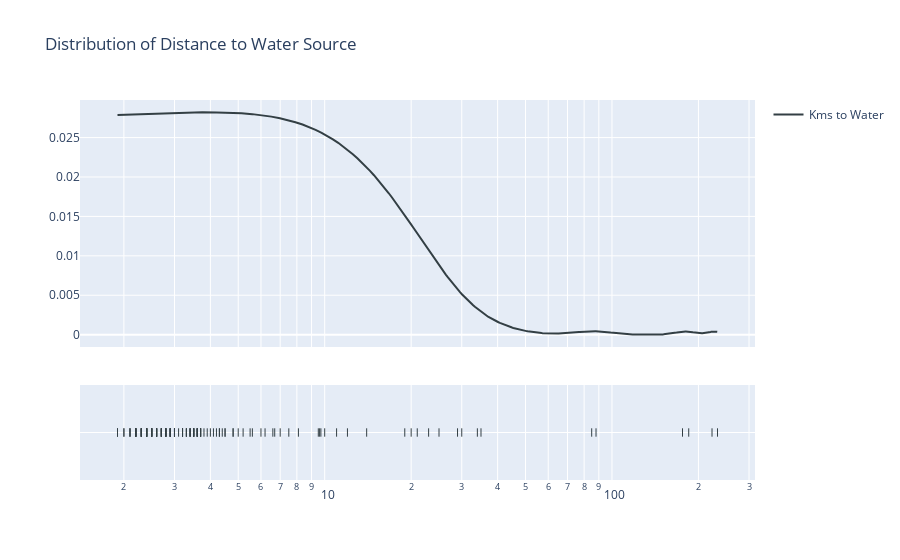

The code cell stored with this chart in its notebook:
### Code cell
import plotly.figure_factory as ff
import numpy as np



group_labels = ['Kms to Water']
colors = ['#333F44', '#37AA9C', '#94F3E4']

# Create distplot with curve_type set to 'normal'
fig = ff.create_distplot([df["Km"].dropna()], group_labels, show_hist=False, colors=colors)

# Add title
fig.update_layout(title_text='Distribution of Distance to Water Source')
fig.update_layout(xaxis_type = "log")
fig.show()

### Figure 1 — Plotly figure (JSON) as saved in the notebook; plotly's stock layout.template omitted (floating-point values rounded to 4 significant figures; data arrays with more than 128 entries replaced by an {"elided": "..."} marker saying what was removed)
{"data": [{"legendgroup": "Kms to Water", "marker": {"color": "#333F44"}, "mode": "lines", "name": "Kms to Water", "showlegend": true, "type": "scatter", "x": {"elided": "500 float values"}, "xaxis": "x", "y": {"elided": "500 float values"}, "yaxis": "y"}, {"legendgroup": "Kms to Water", "marker": {"color": "#333F44", "symbol": "line-ns-open"}, "mode": "markers", "name": "Kms to Water", "showlegend": false, "type": "scatter", "x": {"elided": "146 float values"}, "xaxis": "x", "y": {"elided": "146 str values"}, "yaxis": "y2"}], "layout": {"barmode": "overlay", "hovermode": "closest", "legend": {"traceorder": "reversed"}, "title": {"text": "Distribution of Distance to Water Source"}, "xaxis": {"anchor": "y2", "domain": [0, 1], "type": "log", "zeroline": false}, "yaxis": {"anchor": "free", "domain": [0.35, 1], "position": 0}, "yaxis2": {"anchor": "x", "domain": [0, 0.25], "dtick": 1, "showticklabels": false}}}
